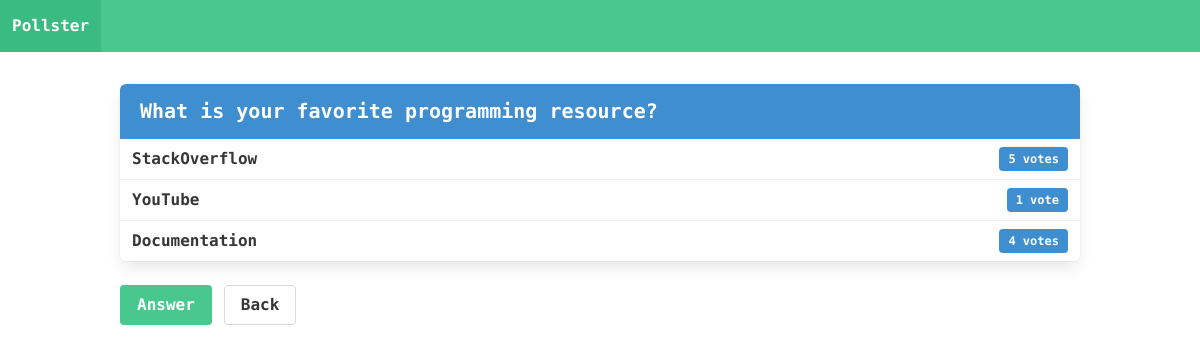
The page /polls/4/results/ on the database its author committed.
### polls/models.py (models this page shows, shortened)
class Question(models.Model):
    question_text = models.CharField(max_length=200)
    pub_date = models.DateTimeField('date published')

class Choice(models.Model):
    question = models.ForeignKey(Question, on_delete=models.CASCADE)
    choice_text = models.CharField(max_length=200)
    votes = models.IntegerField(default=0)

### polls/views.py (the view)
# urls.py: path('<int:question_id>/results/', views.results, name='results'),
def results(request, question_id):
    question = get_object_or_404(Question, pk=question_id)
    return render(request, 'polls/results.html', { 'question': question })

### templates/polls/results.html
{% extends 'base.html'%} {% block content %}
<article class="panel is-info">
  <p class="panel-heading">
    {{ question.question_text }}
  </p>
  {% for choice in question.choice_set.all %}
  <a class="panel-block is-active">
    <div
      style="display: flex; justify-content: space-between; width: 100%; align-items: center"
    >
      <p class="is-5">{{ choice.choice_text }}</p>
      <span class="tag is-info"
        >{{ choice.votes }} vote{{ choice.votes | pluralize }}</span
      >
    </div>
  </a>
  {% endfor %}
</article>
<div class="field is-grouped">
  <p class="control">
    <a href="{% url 'polls:poll' question.id %}" class="button is-success">Answer</a>
  </p>
  <p class="control">
    <a href="{% url 'polls:index' %}" class="button">
      Back
    </a>
  </p>
</div>
{% endblock %}

### templates/base.html (style rules this page uses)
body { font-family: 'Fira Code', monospace; font-weight: 700 !important; }

### rows shown on the page
Question: question_text "What is your favorite programming resource?"
Choice: choice_text "StackOverflow", votes "5", votes|pluralize "s"
Choice: choice_text "YouTube", votes "1"
Choice: choice_text "Documentation", votes "4", votes|pluralize "s"
